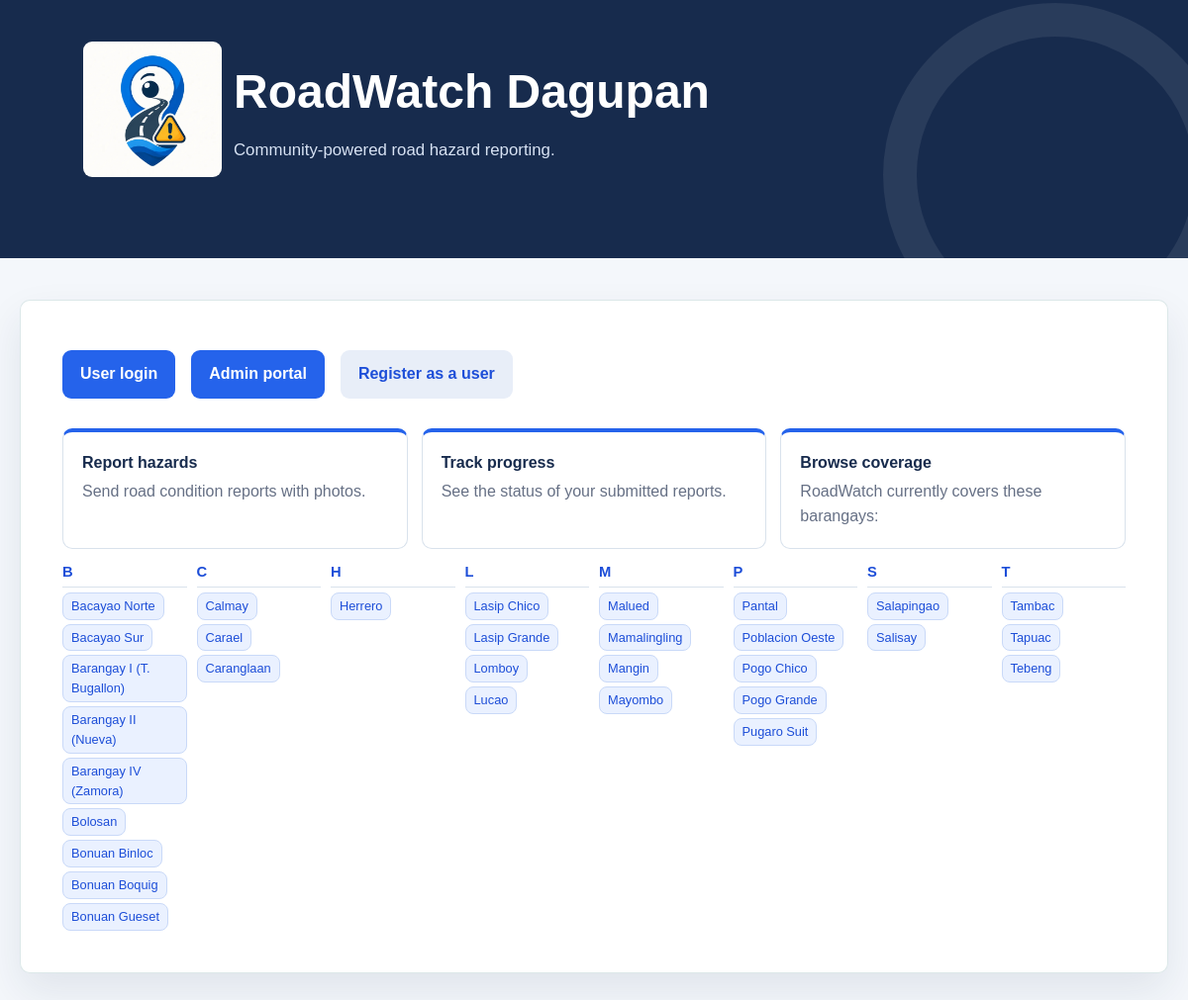
The page / on the database its author committed.
### tables this page shows
CREATE TABLE `barangays` (
  `id` int(11) NOT NULL,
  `name` varchar(100) NOT NULL
);

### index.php (the view, shortened to what this page needs)
<?php
require 'includes/db.php';
$sql = "SELECT * FROM barangays ORDER BY name ASC";
$result = mysqli_query($conn, $sql);
?>
<!DOCTYPE html>
<html lang="en">
<head>
    <link rel="stylesheet" href="includes/style.css">
</head>
<body>
<header class="site-header">
    <div class="brand-lockup">
        <img src="includes/roadwatch.png" alt="RoadWatch logo" class="brand-logo">
        <div>
            <h1>RoadWatch Dagupan</h1>
            <p>Community-powered road hazard reporting.</p>
        </div>
    </div>
</header>
<main class="page-shell">
    <section class="panel">
        <div class="actions">
            <a class="button" href="auth/login.php">User login</a>
            <a class="button" href="auth/admin_login.php">Admin portal</a>
            <a class="button secondary" href="auth/register.php">Register as a user</a>
        </div>
        <div class="feature-grid">
            <div class="feature"><strong>Report hazards</strong><br><span class="muted">Send road condition reports with photos.</span></div>
            <div class="feature"><strong>Track progress</strong><br><span class="muted">See the status of your submitted reports.</span></div>
            <div class="feature"><strong>Browse coverage</strong><br><span class="muted">RoadWatch currently covers these barangays:</span></div>
        </div>
        <div class="coverage-list" aria-label="Covered barangays">
            <?php
            $currentLetter = '';
            while ($row = mysqli_fetch_assoc($result)):
                $letter = strtoupper(substr(trim($row['name']), 0, 1));
                if ($letter !== $currentLetter):
                    if ($currentLetter !== ''): ?>
                        </div>
                    </div>
                    <?php endif; ?>
                    <div class="coverage-group">
                        <h3><?php echo htmlspecialchars($letter); ?></h3>
                        <div class="coverage-names">
                    <?php $currentLetter = $letter; ?>
                <?php endif; ?>
                <span><?php echo htmlspecialchars($row['name']); ?></span>
            <?php endwhile; ?>
            <?php if ($currentLetter !== ''): ?>
                        </div>
                    </div>
            <?php endif; ?>
        </div>
    </section>
</main>
</body>
</html>

### includes/style.css (style rules this page uses)
:root { --ink: #172b4d; --muted: #667085; --line: #d9e2ec; --paper: #ffffff; --canvas: #f4f7fb; --brand: #2563eb; --brand-dark: #1d4ed8; --brand-soft: #eaf1ff; --accent: #f4b740; --danger: #c62828; --shadow: 0 18px 42px rgba(23, 43, 77, 0.09); }
* { box-sizing: border-box; }
body { margin: 0; min-height: 100vh; color: var(--ink); background: var(--canvas); font: 16px/1.55 "Trebuchet MS", Verdana, sans-serif; }
a { color: var(--brand-dark); font-weight: 700; text-underline-offset: 3px; }
.site-header { position: relative; overflow: hidden; padding: 42px clamp(20px, 7vw, 104px) 48px; background: #172b4d; color: #fff; }
.site-header::after { position: absolute; right: -40px; bottom: -90px; width: 280px; height: 280px; border: 34px solid rgba(255, 255, 255, 0.08); border-radius: 50%; content: ""; }
.site-header h1 { position: relative; z-index: 1; margin: 0; font-size: clamp(2rem, 4vw, 3.5rem); letter-spacing: 0; }
.site-header p { position: relative; z-index: 1; max-width: 520px; margin: 8px 0 0; color: #d7e2f3; font-size: 1.05rem; }
.page-shell { width: min(1160px, calc(100% - 32px)); margin: 42px auto; }
.brand-lockup { display: flex; align-items: center; gap: 12px; margin-bottom: 34px; }
.panel { padding: clamp(24px, 4vw, 42px); background: rgba(255, 255, 255, 0.97); border: 1px solid rgba(219, 231, 232, 0.95); border-radius: 10px; box-shadow: var(--shadow); }
.muted { color: var(--muted); }
.actions, .nav-links { display: flex; flex-wrap: wrap; gap: 10px 16px; align-items: center; }
button, .button { display: inline-block; margin-top: 8px; padding: 12px 18px; border: 0; border-radius: 9px; background: var(--brand); color: #fff; cursor: pointer; font: inherit; font-weight: 700; text-decoration: none; }
.button.secondary { background: #e8eef8; color: var(--brand-dark); }
.feature-grid { display: grid; grid-template-columns: repeat(auto-fit, minmax(210px, 1fr)); gap: 14px; margin-top: 30px; }
.feature { min-height: 116px; padding: 19px; border: 1px solid var(--line); border-top: 4px solid var(--brand); background: #fff; border-radius: 10px; }
.feature strong { display: inline-block; margin-bottom: 5px; color: #172b4d; }
.coverage-list { display: grid; grid-template-columns: repeat(auto-fit, minmax(120px, 1fr)); align-items: start; gap: 10px; margin-top: 12px; }
.coverage-group h3 { margin: 0 0 5px; padding-bottom: 3px; border-bottom: 1px solid var(--line); color: var(--brand-dark); font-size: 0.92rem; }
.coverage-group { min-width: 0; }
.coverage-names { display: flex; flex-direction: column; align-items: flex-start; min-width: 0; gap: 4px; }
.coverage-list span { max-width: 100%; padding: 3px 8px; border: 1px solid #c9d9f8; border-radius: 8px; background: var(--brand-soft); color: var(--brand-dark); font-size: 0.8rem; overflow-wrap: anywhere; }
img { max-width: 140px; height: auto; border-radius: 9px; }

### rows shown on the page
barangays: name "B", name "Bacayao Norte"
barangays: name "Bacayao Sur"
barangays: name "Barangay I (T. Bugallon)"
barangays: name "Barangay II (Nueva)"
barangays: name "Barangay IV (Zamora)"
barangays: name "Bolosan"
barangays: name "Bonuan Binloc"
barangays: name "Bonuan Boquig"
barangays: name "Bonuan Gueset"
barangays: name "C", name "Calmay"
barangays: name "Carael"
barangays: name "Caranglaan"
barangays: name "H", name "Herrero"
barangays: name "L", name "Lasip Chico"
barangays: name "Lasip Grande"
barangays: name "Lomboy"
barangays: name "Lucao"
barangays: name "M", name "Malued"
barangays: name "Mamalingling"
barangays: name "Mangin"
barangays: name "Mayombo"
barangays: name "P", name "Pantal"
barangays: name "Poblacion Oeste"
barangays: name "Pogo Chico"
barangays: name "Pogo Grande"
barangays: name "Pugaro Suit"
barangays: name "S", name "Salapingao"
barangays: name "Salisay"
barangays: name "T", name "Tambac"
barangays: name "Tapuac"
barangays: name "Tebeng"
